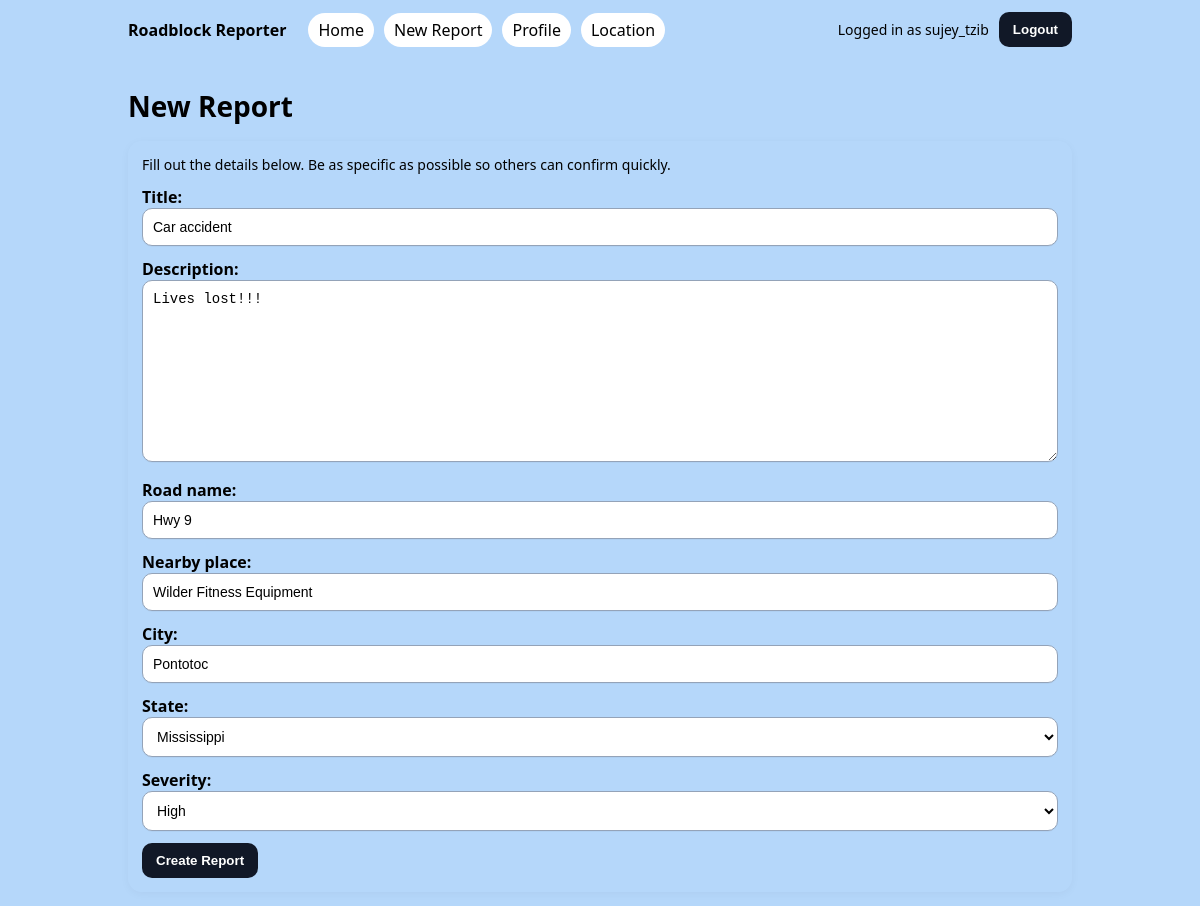
The page /report/27/edit/ (signed in) on the database its author committed.
### app/models.py (models this page shows, shortened)
class RoadblockReport(models.Model):
    SEVERITY_CHOICES = [
        ("LOW", "Low"),
        ("MED", "Medium"),
        ("HIGH", "High"),
    ]
    STATUS_CHOICES = [
        ("ACTIVE", "Active"),
        ("RESOLVED", "Resolved"),
    ]
    owner = models.ForeignKey(User, on_delete=models.CASCADE, related_name="roadblock_reports")
    title = models.CharField(max_length=80)
    description = models.TextField()
    road_name = models.CharField(max_length=120)
    nearby_place = models.CharField(max_length=120, blank=True)
    city = models.CharField(max_length=80)
    state = models.CharField(max_length=2, null=True, blank=True)
    severity = models.CharField(max_length=4, choices=SEVERITY_CHOICES, default="LOW")
    status = models.CharField(max_length=8, choices=STATUS_CHOICES, default="ACTIVE")
    verified = models.BooleanField(default=False)
    created_at = models.DateTimeField(auto_now_add=True)
    class Meta:
        permissions = [
            ("can_view_moderation", "Can view moderation dashboard"),
            ("can_verify_report", "Can verify roadblock reports"),
            ("can_resolve_report", "Can resolve roadblock reports"),
        ]

### app/views.py (the view)
# urls.py: path("report/<int:pk>/edit/", ReportUpdateView.as_view(), name="report-update"),
class ReportUpdateView(LoginRequiredMixin, OwnerOnlyMixin, UpdateView):
    model = RoadblockReport
    form_class = RoadblockReportForm
    template_name = "roadblocks/report_form.html"
    success_url = reverse_lazy("report-list")

### app/forms.py (shortened to what this page needs)
class RoadblockReportForm(forms.ModelForm):
    state = forms.ChoiceField(choices=US_STATES)
    class Meta:
        model = RoadblockReport
        fields = ["title", "description", "road_name","nearby_place", "city", "state", "severity"]

### app/views.py (called while the page is built)
    def test_func(self):
        obj = self.get_object()
        return obj.owner == self.request.user

### app/templates/roadblocks/report_form.html (shortened to what this page needs)
{% extends "base.html" %}
{% block content %}
<h2 class="page-title">New Report</h2>
<div class="card form-card">
  <p class="meta">
    Fill out the details below. Be as specific as possible so others can confirm quickly.
  </p>
  <form method="post">
    {{ form.as_p }}
    <button type="submit">Create Report</button>
  </form>
</div>
{% endblock %}

### app/templates/base.html (shortened to what this page needs)
{% load static %}
<!DOCTYPE html>
<html>
<head>
  <link rel="stylesheet" href="{% static 'app/styles.css' %}?v=5">
</head>
<body>
  <div class="nav">
    <div class="nav-inner">
      <div class="nav-left">
        {% if user.is_authenticated %}
        <a class="brand" href="{% url 'report-list' %}">Roadblock Reporter</a>
          <div class="nav-links">
            <a class="nav-pill" href="{% url 'report-list' %}">Home</a>
            <a class="nav-pill" href="{% url 'report-create' %}">New Report</a>
            <a class="nav-pill" href="{% url 'edit-contact' %}">Profile</a>
            {% if not user.is_staff and not user.is_superuser %}
                <a class="nav-pill" href="{% url 'edit-location' %}">Location</a>
            {% endif %}
          </div>
        {% endif %}
      </div>
      <div class="nav-right">
        {% if user.is_authenticated %}
            <span class="user-chip">Logged in as {{ user.username }}</span>
            <form method="post" action="{% url 'logout' %}">
            <button type="submit">Logout</button>
            </form>
        {% else %}
            {% if request.resolver_match.url_name != "login" and request.resolver_match.url_name != "signup" %}
            <a class="nav-pill" href="{% url 'login' %}">Login</a>
            <a class="nav-pill" href="{% url 'signup' %}">Sign Up</a>
            {% endif %}
        {% endif %}
        </div>
    </div>
  </div>
  <div class="container">
    {% block content %}{% endblock %}
  </div>
</body>
</html>

### app/static/app/styles.css (style rules this page uses)
:root { --navh: 60px; --gold: #facc15; --deepblue: #0b1d39; --royal: #1e3a8a; }
* { box-sizing: border-box; }
body { margin: 0; font-family: system-ui, -apple-system, Segoe UI, Roboto, Arial, sans-serif; background:#b5d7fa; color: var(--text); }
a { color: var(--blue); text-decoration: none; }
.container { max-width: 980px; margin: 0 auto; padding: 18px; }
.nav { background: var(--card); border-bottom: 1px solid var(--border); }
.nav-inner { display: flex; align-items: center; justify-content: space-between; gap: 16px; padding: 12px 18px; max-width: 980px; margin: 0 auto; }
.nav-left { display: flex; align-items: center; gap: 10px; flex-wrap: wrap; }
.brand { font-weight: 800; color: var(--text); margin-right: 12px; }
.nav-links { display: flex; gap: 10px; flex-wrap: wrap; }
.nav-pill { padding: 6px 10px; border: 1px solid var(--border); border-radius: 999px; background: #fff; }
.nav-right { display: flex; align-items: center; gap: 10px; }
.user-chip { color: var(--muted); font-size: 14px; }
h1,h2,h3 { margin: 0 0 12px; }
.page-title { font-size: 28px; margin: 10px 0 16px; }
.card { background: var(--card); border: 1px solid var(--border); border-radius: 14px; padding: 14px 14px; box-shadow: 0 2px 10px rgba(0,0,0,0.04); transition: transform 0.12s ease, box-shadow 0.12s ease; }
.meta { color: var(--muted); font-size: 14px; }
.form-card { margin-bottom: 14px; }
.card input, .card select, .card textarea, .auth-card input, .auth-card select, .auth-card textarea { width: 100%; padding: 10px 10px; border: 1px solid var(--border); border-color: #13181e; border-radius: 10px; background: #fff; font-size: 14px; box-shadow: 0 1px 0 rgba(0,0,0,.03); }
textarea { min-height: 90px; }
button { border: 1px solid var(--border); background: #111827; color: #fff; border-radius: 10px; padding: 10px 14px; font-weight: 700; cursor: pointer; }
.card.form-card p { margin: 0 0 12px; }
.card.form-card label { font-weight: 600; }
input, select, textarea { border: 1px solid #94a3b8 !important; background: #ffffff !important; }

### rows shown on the page
RoadblockReport: title "Car accident", description "Lives lost!!!", road_name "Hwy 9", nearby_place "Wilder Fitness Equipment", city "Pontotoc", state "Mississippi", severity "High"

### other values the page prints
{{ user.username }} "sujey_tzib"
